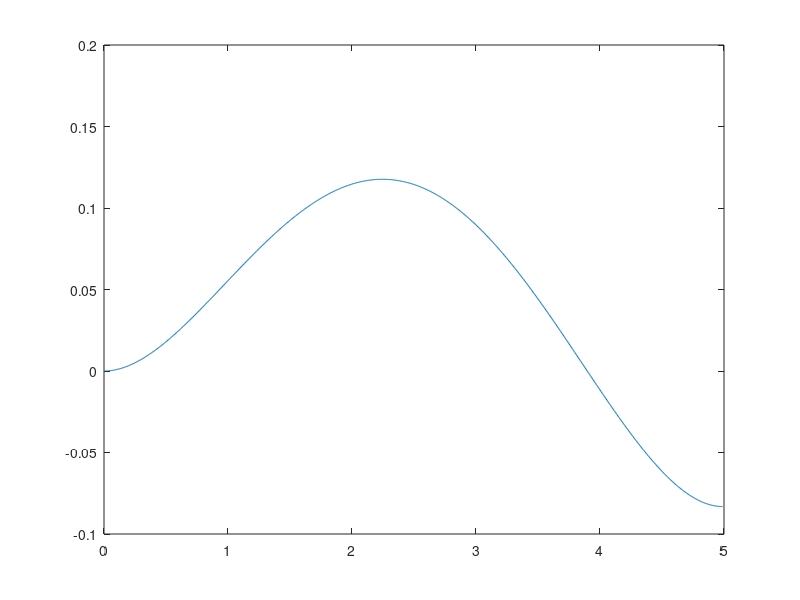

Recreate this plot in MATLAB.
L_0=5;
L=5;
q_0=[0,0,0,L_0]; % this code is only capable to handle initial curvatures of 0; slight adjustments are required for the more general case
q=[0,.1,1,L];
all_s=(0:.001:1).*q(4); 
length(all_s)
%w_hat,phi=compute_curvature_andAngle(q,s);

x_s=zeros(size(all_s)); %initialize as 0 vector
y_s=zeros(size(all_s));

phi_s = @(s) q(1)./q(4).*s+q(2)./q(4).*(s.^2./q(4)-s)+q(3)./q(4).*(2.*s.^3./q(4).^2-3.*s.^2./q(4)+s);
cos_phi_s =@(s) cos(q(1)./q(4).*s+q(2)./q(4).*(s.^2./q(4)-s)+q(3)./q(4).*(2.*s.^3./q(4).^2-3.*s.^2./q(4)+s));  
sin_phi_s =@(s) sin(q(1)./q(4).*s+q(2)./q(4).*(s.^2./q(4)-s)+q(3)./q(4).*(2.*s.^3./q(4).^2-3.*s.^2./q(4)+s));  

all_phi=phi_s(all_s);
length(x_s)
for i=1:length(x_s)
    x_s(i)=integral(cos_phi_s,0,all_s(i)); %xx here it may be better to do gauss-legendre quadrature
    y_s(i)=integral(sin_phi_s,0,all_s(i)); %xx here it may be better to do gauss-legendre quadrature

end

plot(x_s,y_s)

% 
% function [w_hat,phi]=compute_curvature_andAngle(q,s)
% 
%    w_hat=q(1)./q(4)+q(2)./q(4).*(2.*s./q(4)-1)+q(3)./q(4).*(6.*s.^2./q(4).^2-6.*s./q(4)+1);
%    
%    phi=q(1)./q(4).*s+q(2)./q(4).*(s.^2./q(4)-s)+q(3)./q(4).*(2.*s.^3./q(4).^2-3.*s.^2./q(4)+s);
%    
% end




